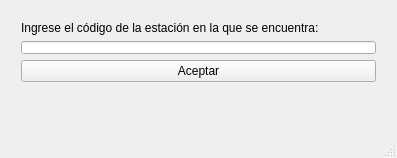
<?xml version="1.0" encoding="UTF-8"?>
<ui version="4.0">
 <class>Config</class>
 <widget class="QMainWindow" name="Config">
  <property name="geometry">
   <rect>
    <x>0</x>
    <y>0</y>
    <width>397</width>
    <height>158</height>
   </rect>
  </property>
  <property name="windowTitle">
   <string>Configuración</string>
  </property>
  <widget class="QWidget" name="centralWidget">
   <widget class="QLabel" name="label_msg">
    <property name="geometry">
     <rect>
      <x>20</x>
      <y>110</y>
      <width>361</width>
      <height>17</height>
     </rect>
    </property>
    <property name="text">
     <string/>
    </property>
   </widget>
   <widget class="QWidget" name="layoutWidget">
    <property name="geometry">
     <rect>
      <x>10</x>
      <y>10</y>
      <width>377</width>
      <height>83</height>
     </rect>
    </property>
    <layout class="QVBoxLayout" name="verticalLayout_2">
     <item>
      <layout class="QVBoxLayout" name="verticalLayout">
       <item>
        <widget class="QLabel" name="label">
         <property name="text">
          <string>Ingrese el código de la estación en la que se encuentra:</string>
         </property>
        </widget>
       </item>
       <item>
        <widget class="QLineEdit" name="lineEdit"/>
       </item>
      </layout>
     </item>
     <item>
      <widget class="QPushButton" name="pushButton">
       <property name="text">
        <string>Aceptar</string>
       </property>
      </widget>
     </item>
    </layout>
   </widget>
  </widget>
  <widget class="QStatusBar" name="statusBar"/>
 </widget>
 <layoutdefault spacing="6" margin="11"/>
 <resources/>
 <connections/>
</ui>
